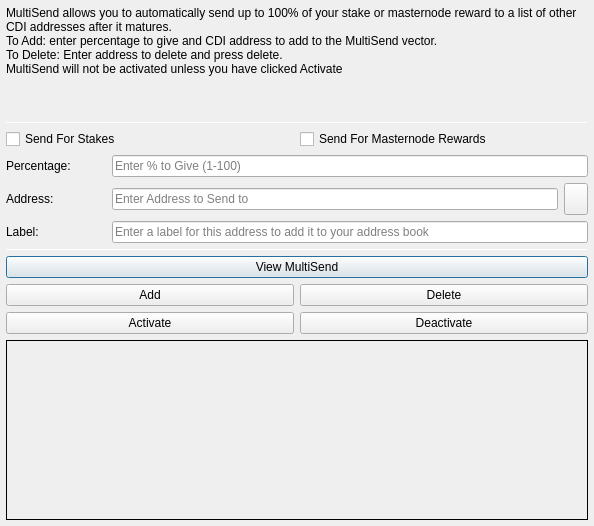
<?xml version="1.0" encoding="UTF-8"?>
<ui version="4.0">
 <class>MultiSendDialog</class>
 <widget class="QDialog" name="MultiSendDialog">
  <property name="windowModality">
   <enum>Qt::NonModal</enum>
  </property>
  <property name="geometry">
   <rect>
    <x>0</x>
    <y>0</y>
    <width>594</width>
    <height>526</height>
   </rect>
  </property>
  <property name="windowTitle">
   <string>MultiSend</string>
  </property>
  <layout class="QVBoxLayout" name="verticalLayout" stretch="0">
   <property name="leftMargin">
    <number>6</number>
   </property>
   <property name="topMargin">
    <number>6</number>
   </property>
   <property name="rightMargin">
    <number>6</number>
   </property>
   <property name="bottomMargin">
    <number>6</number>
   </property>
   <item>
    <layout class="QVBoxLayout" name="verticalLayout_Main" stretch="1,1,1,0,1,1,1">
     <item>
      <widget class="QLabel" name="label_2">
       <property name="lineWidth">
        <number>1</number>
       </property>
       <property name="text">
        <string>MultiSend allows you to automatically send up to 100% of your stake or masternode reward to a list of other CDI addresses after it matures.
To Add: enter percentage to give and CDI address to add to the MultiSend vector.
To Delete: Enter address to delete and press delete.
MultiSend will not be activated unless you have clicked Activate</string>
       </property>
       <property name="alignment">
        <set>Qt::AlignLeading|Qt::AlignLeft|Qt::AlignTop</set>
       </property>
       <property name="wordWrap">
        <bool>true</bool>
       </property>
      </widget>
     </item>
     <item>
      <widget class="Line" name="line">
       <property name="minimumSize">
        <size>
         <width>0</width>
         <height>1</height>
        </size>
       </property>
       <property name="maximumSize">
        <size>
         <width>16777215</width>
         <height>1</height>
        </size>
       </property>
       <property name="orientation">
        <enum>Qt::Horizontal</enum>
       </property>
      </widget>
     </item>
     <item>
      <layout class="QVBoxLayout" name="verticalLayout_Settings">
       <item>
        <layout class="QHBoxLayout" name="horizontalLayout">
         <item>
          <widget class="QCheckBox" name="multiSendStakeCheckBox">
           <property name="text">
            <string>Send For Stakes</string>
           </property>
          </widget>
         </item>
         <item>
          <widget class="QCheckBox" name="multiSendMasternodeCheckBox">
           <property name="text">
            <string>Send For Masternode Rewards</string>
           </property>
          </widget>
         </item>
        </layout>
       </item>
       <item>
        <layout class="QHBoxLayout" name="horizontalLayout_6">
         <item>
          <widget class="QLabel" name="label">
           <property name="minimumSize">
            <size>
             <width>100</width>
             <height>0</height>
            </size>
           </property>
           <property name="toolTip">
            <string>Percentage of stake to send</string>
           </property>
           <property name="text">
            <string>Percentage:</string>
           </property>
          </widget>
         </item>
         <item>
          <widget class="QLineEdit" name="multiSendPercentEdit">
           <property name="toolTip">
            <string>Enter whole numbers 1 - 100</string>
           </property>
           <property name="placeholderText">
            <string>Enter % to Give (1-100)</string>
           </property>
          </widget>
         </item>
        </layout>
       </item>
       <item>
        <layout class="QHBoxLayout" name="horizontalLayout_7">
         <item>
          <widget class="QLabel" name="label_5">
           <property name="minimumSize">
            <size>
             <width>100</width>
             <height>0</height>
            </size>
           </property>
           <property name="toolTip">
            <string>Address to send portion of stake to</string>
           </property>
           <property name="text">
            <string>Address:</string>
           </property>
          </widget>
         </item>
         <item>
          <widget class="QLineEdit" name="multiSendAddressEdit">
           <property name="toolTip">
            <string/>
           </property>
           <property name="placeholderText">
            <string>Enter Address to Send to</string>
           </property>
          </widget>
         </item>
         <item>
          <widget class="QToolButton" name="addressBookButton">
           <property name="maximumSize">
            <size>
             <width>16777215</width>
             <height>32</height>
            </size>
           </property>
           <property name="toolTip">
            <string>Choose an address from the address book</string>
           </property>
           <property name="text">
            <string/>
           </property>
           <property name="icon">
            <iconset resource="../cdi.qrc">
             <normaloff>:/icons/address-book</normaloff>:/icons/address-book</iconset>
           </property>
           <property name="shortcut">
            <string>Alt+A</string>
           </property>
          </widget>
         </item>
        </layout>
       </item>
      </layout>
     </item>
     <item>
      <layout class="QHBoxLayout" name="horizontalLayout_3">
       <item>
        <widget class="QLabel" name="label_3">
         <property name="minimumSize">
          <size>
           <width>100</width>
           <height>0</height>
          </size>
         </property>
         <property name="text">
          <string>Label:</string>
         </property>
        </widget>
       </item>
       <item>
        <widget class="QLineEdit" name="labelAddressLabelEdit">
         <property name="placeholderText">
          <string>Enter a label for this address to add it to your address book</string>
         </property>
        </widget>
       </item>
      </layout>
     </item>
     <item>
      <widget class="Line" name="line_2">
       <property name="minimumSize">
        <size>
         <width>0</width>
         <height>1</height>
        </size>
       </property>
       <property name="maximumSize">
        <size>
         <width>16777215</width>
         <height>1</height>
        </size>
       </property>
       <property name="orientation">
        <enum>Qt::Horizontal</enum>
       </property>
      </widget>
     </item>
     <item>
      <layout class="QVBoxLayout" name="verticalLayout_Buttons">
       <item>
        <layout class="QHBoxLayout" name="horizontalLayout_4">
         <item>
          <widget class="QPushButton" name="viewButton">
           <property name="toolTip">
            <string/>
           </property>
           <property name="statusTip">
            <string>View MultiSend Vector</string>
           </property>
           <property name="text">
            <string>View MultiSend</string>
           </property>
          </widget>
         </item>
        </layout>
       </item>
       <item>
        <layout class="QHBoxLayout" name="horizontalLayout_2">
         <item>
          <widget class="QPushButton" name="addButton">
           <property name="toolTip">
            <string/>
           </property>
           <property name="statusTip">
            <string>Add to MultiSend Vector</string>
           </property>
           <property name="text">
            <string>Add</string>
           </property>
          </widget>
         </item>
         <item>
          <widget class="QPushButton" name="deleteButton">
           <property name="toolTip">
            <string/>
           </property>
           <property name="statusTip">
            <string>Delete Address From MultiSend Vector</string>
           </property>
           <property name="text">
            <string>Delete</string>
           </property>
          </widget>
         </item>
        </layout>
       </item>
       <item>
        <layout class="QHBoxLayout" name="horizontalLayout_5">
         <item>
          <widget class="QPushButton" name="activateButton">
           <property name="statusTip">
            <string>Activate MultiSend</string>
           </property>
           <property name="text">
            <string>Activate</string>
           </property>
          </widget>
         </item>
         <item>
          <widget class="QPushButton" name="disableButton">
           <property name="statusTip">
            <string>Deactivate MultiSend</string>
           </property>
           <property name="text">
            <string>Deactivate</string>
           </property>
          </widget>
         </item>
        </layout>
       </item>
      </layout>
     </item>
     <item>
      <widget class="QLabel" name="message">
       <property name="minimumSize">
        <size>
         <width>0</width>
         <height>180</height>
        </size>
       </property>
       <property name="frameShape">
        <enum>QFrame::Panel</enum>
       </property>
       <property name="frameShadow">
        <enum>QFrame::Plain</enum>
       </property>
       <property name="lineWidth">
        <number>1</number>
       </property>
       <property name="midLineWidth">
        <number>1</number>
       </property>
       <property name="text">
        <string/>
       </property>
       <property name="alignment">
        <set>Qt::AlignLeading|Qt::AlignLeft|Qt::AlignTop</set>
       </property>
       <property name="wordWrap">
        <bool>true</bool>
       </property>
      </widget>
     </item>
    </layout>
   </item>
  </layout>
 </widget>
 <resources>
  <include location="../cdi.qrc"/>
 </resources>
 <connections/>
</ui>
